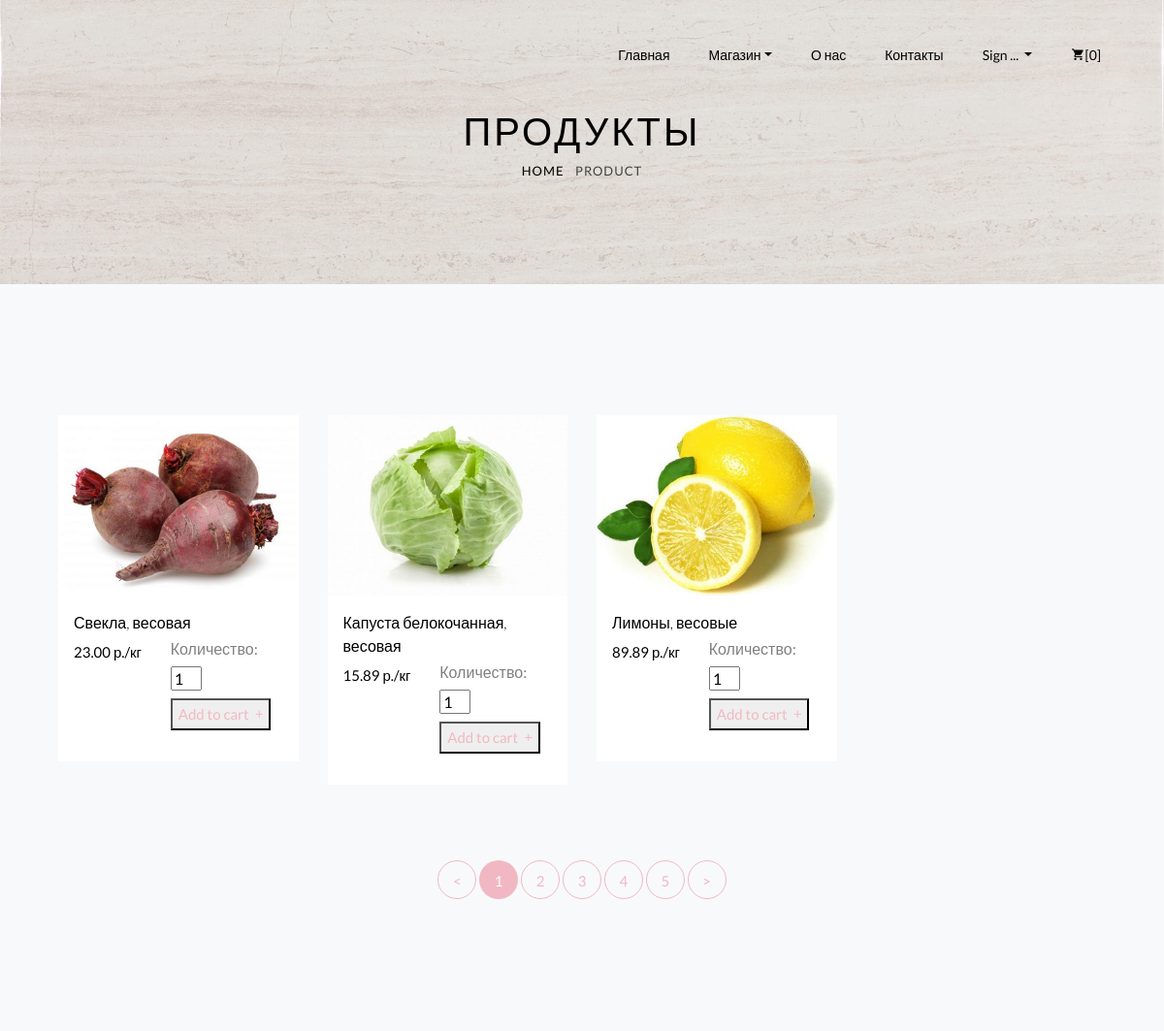
The app's page /shop/ (upper part), older data.
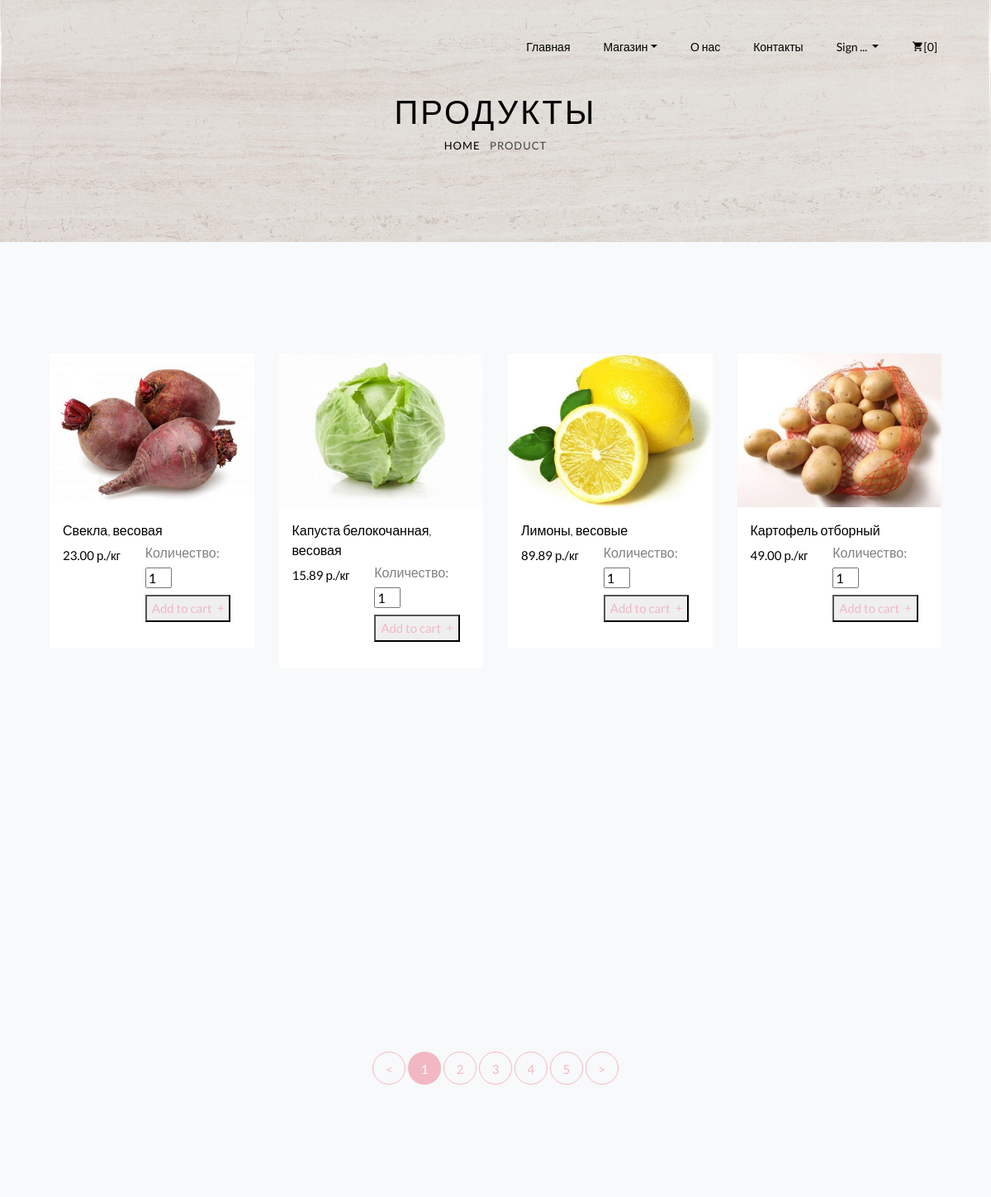
The same page, newer data.
### shop/models.py (models this page shows, shortened)
class Product(models.Model):
    name = models.CharField(max_length=255, verbose_name='product_name')
    code = models.CharField(max_length=255,
                            verbose_name='product_code')  # по этому полю различаем продукт (код продукта)
    price = models.DecimalField(max_digits=20, decimal_places=2)
    unit = models.CharField(max_length=255, blank=True, null=True)  # единица измерения
    image_url = models.ImageField(upload_to='img_product')  # путь на изображение продукта
    note = models.TextField(blank=True, null=True)  # комментарий к продукту
    class Meta:  # все элементы отображаются по дате создания
        ordering = ['pk']

### shop/views.py (the view)
# urls.py: path('', views.ProductsListView.as_view(), name='shop'),
class ProductsListView(ListView):
    model = Product
    template_name = 'shop/shop.html'

### templates/shop/shop.html (shortened to what this page needs)
{% extends 'base-page.html' %}
{% load static %}
{% block container  %}
<div class="hero-wrap hero-bread" style="background-image: url('{% static 'img/bg-66.jpg' %}');">
    <div class="container">
        <div class="row no-gutters slider-text align-items-center justify-content-center">
            <div class="col-md-9 ftco-animate text-center">
                <h1 class="mb-0 bread">Продукты</h1>
                <p class="breadcrumbs"><span class="mr-2"><a href="index.html">Home</a></span> <span>Product</span></p>
            </div>
        </div>
    </div>
</div>
<section class="ftco-section bg-light">
    <div class="container-fluid">
        <div class="row">
            {% for product in object_list %}
            <div class="col-sm col-md-6 col-lg-3 ftco-animate">
                <div class="product">
                    <a href="{% url 'detail' product.pk %}" class="img-prod"><img class="img-fluid" src="{{ product.image_url.url }}"
                                                      alt="Colorlib Template">
                    </a>
                    <div class="text py-3 px-3">
                        <h3><a href="{% url 'detail' product.pk %}">{{ product.name }}</a></h3>
                        <div class="d-flex">
                            <div class="pricing">
                                <p class="price"><span
                                        class="price-sale">{{ product.price }} р./{{ product.unit }}</span></p>
                            </div>
                            <div class="quantity">
                                <div class="input-group mb-3">
                                    <form method="post" action="{% url 'add_item_to_cart' product.pk %}">
                                        <h6><label class="form-label" for="id_quantity">Количество:</label>
                                            <input type="number" name="quantity" value="1" min="1" required
                                                   id="id_quantity" style="width: 2em">
                                        </h6>
                                        <button type="submit">
                                            <a href="#" class="add-to-cart"><span>Add to cart <i
                                                    class="ion-ios-add ml-1"></i></span></a>
                                        </button>
                                    </form>
                                </div>
                            </div>
                        </div>
                    </div>
                </div>
            </div>
            {% endfor %}
        </div>
        <div class="row mt-5">
            <div class="col text-center">
                <div class="block-27">
                    <ul>
                        <li><a href="#">&lt;</a></li>
                        <li class="active"><span>1</span></li>
                        <li><a href="#">2</a></li>
                        <li><a href="#">3</a></li>
                        <li><a href="#">4</a></li>
                        <li><a href="#">5</a></li>
                        <li><a href="#">&gt;</a></li>
                    </ul>
                </div>
            </div>
        </div>
    </div>
</section>
{% endblock container %}

### templates/base-page.html (shortened to what this page needs)
{% load static%}
<!DOCTYPE html>
<html lang="en">
<head>
    <link rel="stylesheet" href="{% static '/css/open-iconic-bootstrap.min.css' %}">
    <link rel="stylesheet" href="{% static '/css/animate.css' %}">
    <link rel="stylesheet" href="{% static '/css/owl.carousel.min.css' %}">
    <link rel="stylesheet" href="{% static '/css/owl.theme.default.min.css' %}">
    <link rel="stylesheet" href="{% static '/css/magnific-popup.css' %}">
    <link rel="stylesheet" href="{% static '/css/aos.css' %}">
    <link rel="stylesheet" href="{% static '/css/ionicons.min.css' %}">
    <link rel="stylesheet" href="{% static '/css/bootstrap-datepicker.css' %}">
    <link rel="stylesheet" href="{% static '/css/jquery.timepicker.css' %}">
    <link rel="stylesheet" href="{% static '/css/flaticon.css' %}">
    <link rel="stylesheet" href="{% static '/css/icomoon.css' %}">
    <link rel="stylesheet" href="{% static '/css/style.css' %}">
</head>
<body>
    <nav class="navbar navbar-expand-lg navbar-dark ftco_navbar bg-dark ftco-navbar-light" id="ftco-navbar">
        <div class="container">
          <div class="collapse navbar-collapse" id="ftco-nav">
            <ul class="navbar-nav ml-auto">
              <li class="nav-item active"><a href="{% url 'index' %}" class="nav-link">Главная</a></li>
              <li class="nav-item dropdown">
                  <a class="nav-link dropdown-toggle" href="#" id="dropdown04" data-toggle="dropdown" aria-haspopup="true" aria-expanded="false">Магазин</a>
              </li>
              <li class="nav-item"><a href="{% url 'about' %}" class="nav-link">О нас</a></li>
              <li class="nav-item"><a href="#" class="nav-link">Контакты</a></li>
              <li class="nav-item dropdown">
                  <a class="nav-link dropdown-toggle" href="#" id="dropdown04" data-toggle="dropdown" aria-haspopup="true" aria-expanded="false">
                      {% if user.is_authenticated %}
                          <img src="{% static '/img/login.png' %}">
                      {% else %}
                          Sign ...
                      {% endif %}
                  </a>
              </li>
              <li class="nav-item cta cta-colored"><a href="{% url 'cart_view' %}" class="nav-link"><span class="icon-shopping_cart"></span>[0]</a></li>
            </ul>
          </div>
        </div>
      </nav>
    {% block container %}
    {% endblock container %}
</body>
</html>

### static/css/icomoon.css (style rules this page uses)
[class^="icon-"], [class*=" icon-"] { font-family: 'icomoon' !important; speak: none; font-style: normal; font-weight: normal; font-variant: normal; text-transform: none; line-height: 1; -webkit-font-smoothing: antialiased; -moz-osx-font-smoothing: grayscale; }
.icon-shopping_cart:before { content: "\e8cc"; }

Row changes from the older to the newer data that the page shows:
added Product: image_url (picture), name "Картофель отборный", price "49.00", unit "кг"
